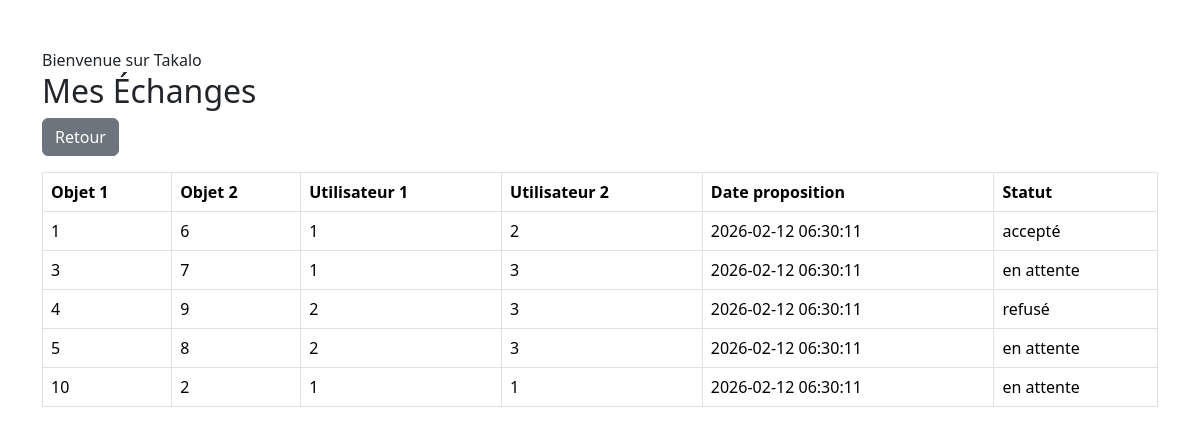
Screenshot of /?action=exchanges (signed in) with the database file from the repository.
### tables this page shows
CREATE TABLE Echange_takalo (
    id INT PRIMARY KEY AUTO_INCREMENT,
    id_objet1 INT NOT NULL,
    id_objet2 INT NOT NULL,
    id_user1 INT NOT NULL,
    id_user2 INT NOT NULL,
    date_proposition TIMESTAMP DEFAULT CURRENT_TIMESTAMP,
    statut ENUM('en attente', 'accepté', 'refusé') DEFAULT 'en attente',
    FOREIGN KEY (id_objet1) REFERENCES Objet_takalo(id),
    FOREIGN KEY (id_objet2) REFERENCES Objet_takalo(id),
    FOREIGN KEY (id_user1) REFERENCES Utilisateur_takalo(id),
    FOREIGN KEY (id_user2) REFERENCES Utilisateur_takalo(id)
);

### app/config/services.php (called while the page is built, shortened)
<?php
class Database
{
    private static $instance = null;
    private function __construct()
    {
        try {
            $dsn = "mysql:host=" . DB_HOST . ";dbname=" . DB_NAME . ";charset=utf8mb4";
            $this->pdo = new PDO($dsn, DB_USER, DB_PASS);
        } catch (PDOException $e) {
            if (DEBUG_MODE) {
                die("Erreur DB : " . $e->getMessage());
            } else {
                die("Erreur base de données.");
            }
        }
    }
    public static function getInstance()
    {
        if (self::$instance === null) {
            self::$instance = new Database();
        }
        return self::$instance->pdo;
    }
}

### app/controllers/EchangeController.php (called while the page is built, shortened)
<?php
require_once __DIR__ . '/../models/Echange.php';
class EchangeController
{
    public function index()
    {
        $echange = new Echange();
        return $echange->getAll();
    }
}

### app/models/Echange.php (called while the page is built, shortened)
<?php
require_once __DIR__ . '/../config/services.php';
class Echange
{
    private $db;
    public function __construct() { $this->db = Database::getInstance(); }
    public function getAll()
    {
        return $this->db->query("SELECT * FROM Echange_takalo")->fetchAll();
    }
}

### public/views/mes_echanges.php (the view, shortened to what this page needs)
<!DOCTYPE html>
<html>
<head>
    <link href="https://cdn.jsdelivr.net/npm/bootstrap@5.3.2/dist/css/bootstrap.min.css" rel="stylesheet">
</head>
<body class="container mt-5">
<h2>Mes Échanges</h2>
<a href="?action=home" class="btn btn-secondary mb-3">Retour</a>
<table class="table table-bordered">
    <thead>
        <tr>
            <th>Objet 1</th>
            <th>Objet 2</th>
            <th>Utilisateur 1</th>
            <th>Utilisateur 2</th>
            <th>Date proposition</th>
            <th>Statut</th>
        </tr>
    </thead>
    <tbody>
        <?php foreach($exchanges as $ex): ?>
        <tr>
            <td><?= htmlspecialchars($ex['id_objet1']) ?></td>
            <td><?= htmlspecialchars($ex['id_objet2']) ?></td>
            <td><?= htmlspecialchars($ex['id_user1']) ?></td>
            <td><?= htmlspecialchars($ex['id_user2']) ?></td>
            <td><?= htmlspecialchars($ex['date_proposition']) ?></td>
            <td><?= htmlspecialchars($ex['statut']) ?></td>
        </tr>
        <?php endforeach; ?>
    </tbody>
</table>
</body>
</html>

### public/index.php (shortened to what this page needs)
<?php
require_once '../app/config/services.php';
$action = $_GET['action'] ?? 'home';
switch ($action) {
    case 'exchanges':
        require_once '../app/controllers/EchangeController.php';
        $ec = new EchangeController();
        $exchanges = $ec->index();
        require_once 'views/mes_echanges.php';
        break;
}

### rows the page displays
echange_takalo: id_objet1 "1", id_objet2 "6", id_user1 "1", id_user2 "2", date_proposition "2026-02-12 06:30:11", statut "accepté"
echange_takalo: id_objet1 "3", id_objet2 "7", id_user1 "1", id_user2 "3", date_proposition "2026-02-12 06:30:11", statut "en attente"
echange_takalo: id_objet1 "4", id_objet2 "9", id_user1 "2", id_user2 "3", date_proposition "2026-02-12 06:30:11", statut "refusé"
echange_takalo: id_objet1 "5", id_objet2 "8", id_user1 "2", id_user2 "3", date_proposition "2026-02-12 06:30:11", statut "en attente"
echange_takalo: id_objet1 "10", id_objet2 "2", id_user1 "1", id_user2 "1", date_proposition "2026-02-12 06:30:11", statut "en attente"
